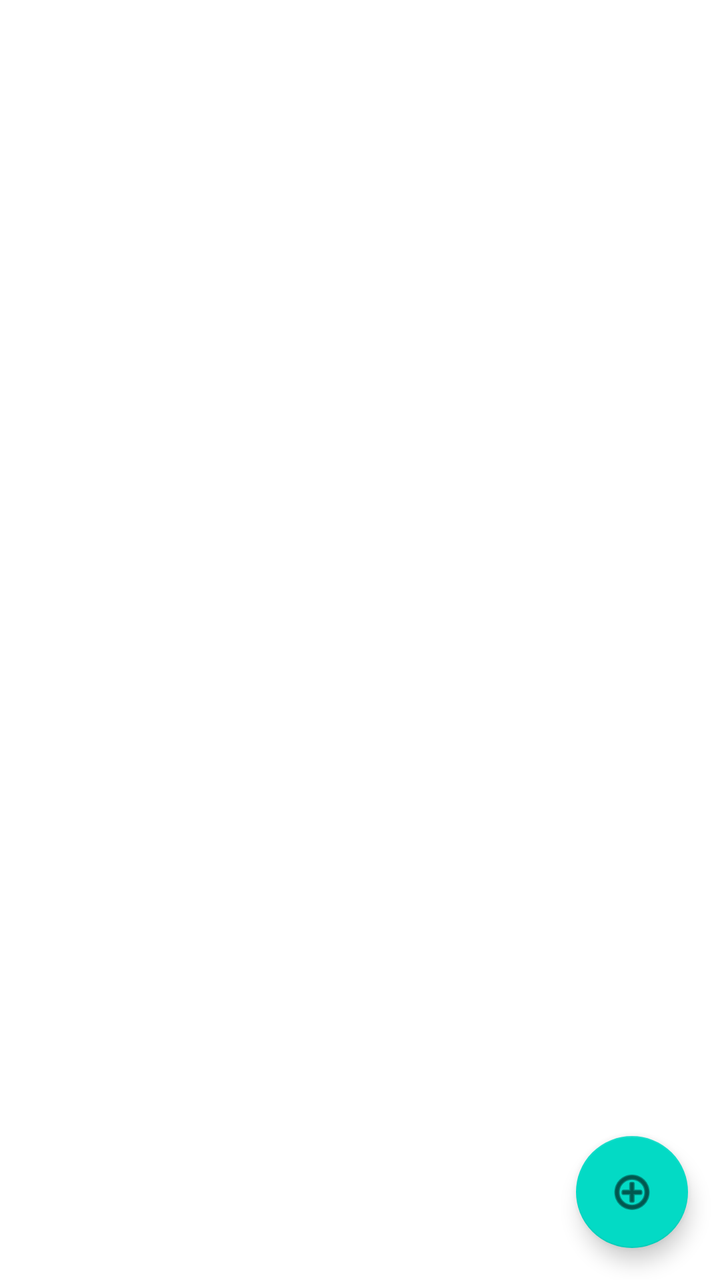
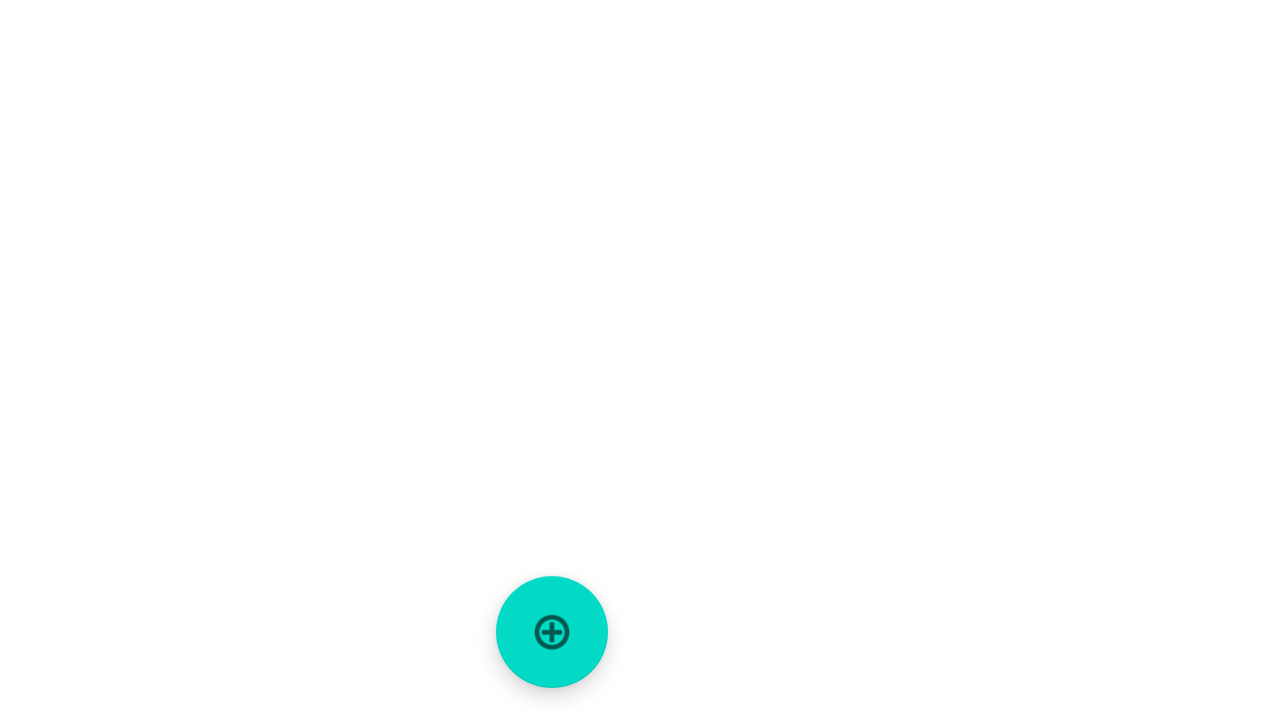

An Android layout and its configuration variant, each rendered on a device that would load it. The default file and the variant file are quoted in full after the pictures.
<!-- AndroidManifest.xml: application theme Theme.AndreySumin -->
<!-- res/layout/activity_main.xml -->
<?xml version="1.0" encoding="utf-8"?>
<layout>
    <androidx.constraintlayout.widget.ConstraintLayout xmlns:android="http://schemas.android.com/apk/res/android"
        xmlns:app="http://schemas.android.com/apk/res-auto"
        xmlns:tools="http://schemas.android.com/tools"
        android:layout_width="match_parent"
        android:layout_height="match_parent"
        tools:context=".presentayion.MainActivity">



        <androidx.recyclerview.widget.RecyclerView
            android:id="@+id/recyclerview"
            android:layout_width="0dp"
            android:layout_height="0dp"
            app:layout_constraintBottom_toBottomOf="parent"
            app:layout_constraintEnd_toEndOf="parent"
            app:layout_constraintStart_toStartOf="parent"
            app:layout_constraintTop_toTopOf="parent"
            tools:listitem="@layout/item_card_enabled"
            app:layoutManager="androidx.recyclerview.widget.LinearLayoutManager"/>

        <com.google.android.material.floatingactionbutton.FloatingActionButton
            android:id="@+id/floatingActionButton"
            android:layout_width="wrap_content"
            android:layout_height="wrap_content"
            android:layout_marginEnd="16dp"
            android:layout_marginBottom="16dp"
            android:clickable="true"
            android:src="@android:drawable/ic_menu_add"
            app:layout_constraintBottom_toBottomOf="parent"
            app:layout_constraintEnd_toEndOf="parent" />


    </androidx.constraintlayout.widget.ConstraintLayout>
</layout>
<!-- resources referenced by this layout -->
<resources>
  <style name="Theme.AndreySumin" parent="Theme.MaterialComponents.DayNight.DarkActionBar">
          
          <item name="colorPrimary">@color/purple_500</item>
          <item name="colorPrimaryVariant">@color/purple_700</item>
          <item name="colorOnPrimary">@color/white</item>
          
          <item name="colorSecondary">@color/teal_200</item>
          <item name="colorSecondaryVariant">@color/teal_700</item>
          <item name="colorOnSecondary">@color/black</item>
          
          <item name="android:statusBarColor" tools:targetApi="l">?attr/colorPrimaryVariant</item>
          
      </style>
  <color name="purple_500">#FF6200EE</color>
  <color name="purple_700">#FF3700B3</color>
  <color name="white">#FFFFFFFF</color>
  <color name="teal_200">#FF03DAC5</color>
  <color name="teal_700">#FF018786</color>
  <color name="black">#FF000000</color>
</resources>
<!-- res/layout-land/activity_main.xml (the repository's variant of the layout above) -->
<!-- drawn on the phone turned sideways -->
<?xml version="1.0" encoding="utf-8"?>
<layout>
    <androidx.constraintlayout.widget.ConstraintLayout xmlns:android="http://schemas.android.com/apk/res/android"
        xmlns:app="http://schemas.android.com/apk/res-auto"
        xmlns:tools="http://schemas.android.com/tools"
        android:layout_width="match_parent"
        android:layout_height="match_parent"
        tools:context=".presentayion.MainActivity">



        <androidx.recyclerview.widget.RecyclerView
            android:id="@+id/recyclerview"
            android:layout_width="0dp"
            android:layout_height="0dp"
            app:layout_constraintBottom_toBottomOf="parent"
            app:layout_constraintEnd_toEndOf="@id/guideline_main"
            app:layout_constraintStart_toStartOf="parent"
            app:layout_constraintTop_toTopOf="parent"
            tools:listitem="@layout/item_card_enabled"
            app:layoutManager="androidx.recyclerview.widget.LinearLayoutManager"/>

        <com.google.android.material.floatingactionbutton.FloatingActionButton
            android:id="@+id/floatingActionButton"
            android:layout_width="wrap_content"
            android:layout_height="wrap_content"
            android:layout_marginEnd="16dp"
            android:layout_marginBottom="16dp"
            android:clickable="true"
            android:src="@android:drawable/ic_menu_add"
            app:layout_constraintBottom_toBottomOf="parent"
            app:layout_constraintEnd_toEndOf="@id/guideline_main" />

        <androidx.constraintlayout.widget.Guideline
            android:id="@+id/guideline_main"
            android:layout_width="wrap_content"
            android:layout_height="wrap_content"
            android:orientation="vertical"
            app:layout_constraintGuide_percent="0.5" />

        <androidx.fragment.app.FragmentContainerView
            android:id="@+id/shop_item_container"
            android:layout_width="0dp"
            android:layout_height="match_parent"
            app:layout_constraintStart_toStartOf="@id/guideline_main"
            app:layout_constraintEnd_toEndOf="parent"/>


    </androidx.constraintlayout.widget.ConstraintLayout>
</layout>
